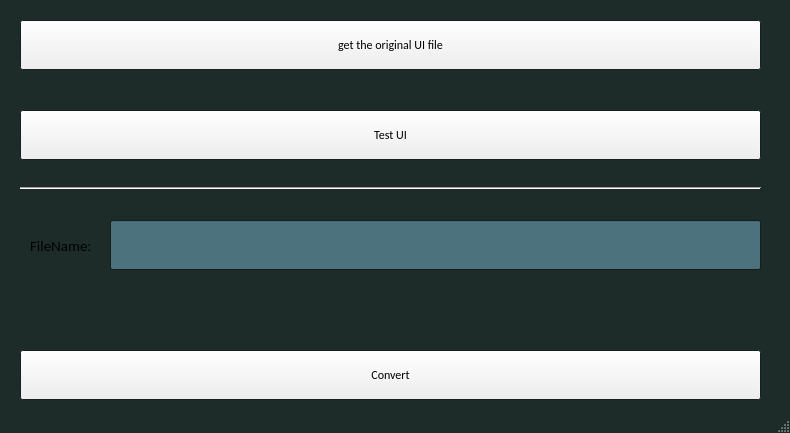
<?xml version="1.0" encoding="UTF-8"?>
<ui version="4.0">
 <class>MainWindow</class>
 <widget class="QMainWindow" name="MainWindow">
  <property name="geometry">
   <rect>
    <x>0</x>
    <y>0</y>
    <width>790</width>
    <height>433</height>
   </rect>
  </property>
  <property name="palette">
   <palette>
    <active>
     <colorrole role="Base">
      <brush brushstyle="SolidPattern">
       <color alpha="255">
        <red>75</red>
        <green>114</green>
        <blue>125</blue>
       </color>
      </brush>
     </colorrole>
     <colorrole role="Window">
      <brush brushstyle="SolidPattern">
       <color alpha="255">
        <red>30</red>
        <green>44</green>
        <blue>41</blue>
       </color>
      </brush>
     </colorrole>
    </active>
    <inactive>
     <colorrole role="Base">
      <brush brushstyle="SolidPattern">
       <color alpha="255">
        <red>75</red>
        <green>114</green>
        <blue>125</blue>
       </color>
      </brush>
     </colorrole>
     <colorrole role="Window">
      <brush brushstyle="SolidPattern">
       <color alpha="255">
        <red>30</red>
        <green>44</green>
        <blue>41</blue>
       </color>
      </brush>
     </colorrole>
    </inactive>
    <disabled>
     <colorrole role="Base">
      <brush brushstyle="SolidPattern">
       <color alpha="255">
        <red>75</red>
        <green>114</green>
        <blue>125</blue>
       </color>
      </brush>
     </colorrole>
     <colorrole role="Window">
      <brush brushstyle="SolidPattern">
       <color alpha="255">
        <red>30</red>
        <green>44</green>
        <blue>41</blue>
       </color>
      </brush>
     </colorrole>
    </disabled>
   </palette>
  </property>
  <property name="font">
   <font>
    <family>Calibri</family>
    <pointsize>11</pointsize>
   </font>
  </property>
  <property name="windowTitle">
   <string>Python Tool</string>
  </property>
  <widget class="QWidget" name="centralwidget">
   <widget class="Line" name="line">
    <property name="geometry">
     <rect>
      <x>20</x>
      <y>180</y>
      <width>741</width>
      <height>16</height>
     </rect>
    </property>
    <property name="font">
     <font>
      <pointsize>9</pointsize>
     </font>
    </property>
    <property name="orientation">
     <enum>Qt::Horizontal</enum>
    </property>
   </widget>
   <widget class="QPushButton" name="pushButton_03">
    <property name="geometry">
     <rect>
      <x>20</x>
      <y>350</y>
      <width>741</width>
      <height>50</height>
     </rect>
    </property>
    <property name="font">
     <font>
      <family>Calibri</family>
      <pointsize>9</pointsize>
     </font>
    </property>
    <property name="text">
     <string>Convert</string>
    </property>
   </widget>
   <widget class="QPushButton" name="pushButton_01">
    <property name="geometry">
     <rect>
      <x>20</x>
      <y>20</y>
      <width>741</width>
      <height>50</height>
     </rect>
    </property>
    <property name="font">
     <font>
      <family>Calibri</family>
      <pointsize>9</pointsize>
     </font>
    </property>
    <property name="text">
     <string>get the original UI file</string>
    </property>
   </widget>
   <widget class="QPushButton" name="pushButton_02">
    <property name="geometry">
     <rect>
      <x>20</x>
      <y>110</y>
      <width>741</width>
      <height>50</height>
     </rect>
    </property>
    <property name="font">
     <font>
      <family>Calibri</family>
      <pointsize>9</pointsize>
     </font>
    </property>
    <property name="text">
     <string>Test UI</string>
    </property>
   </widget>
   <widget class="QLabel" name="label">
    <property name="geometry">
     <rect>
      <x>30</x>
      <y>230</y>
      <width>61</width>
      <height>31</height>
     </rect>
    </property>
    <property name="palette">
     <palette>
      <active>
       <colorrole role="Text">
        <brush brushstyle="SolidPattern">
         <color alpha="255">
          <red>250</red>
          <green>249</green>
          <blue>206</blue>
         </color>
        </brush>
       </colorrole>
      </active>
      <inactive>
       <colorrole role="Text">
        <brush brushstyle="SolidPattern">
         <color alpha="255">
          <red>250</red>
          <green>249</green>
          <blue>206</blue>
         </color>
        </brush>
       </colorrole>
      </inactive>
      <disabled>
       <colorrole role="Text">
        <brush brushstyle="SolidPattern">
         <color alpha="255">
          <red>120</red>
          <green>120</green>
          <blue>120</blue>
         </color>
        </brush>
       </colorrole>
      </disabled>
     </palette>
    </property>
    <property name="text">
     <string>FileName:</string>
    </property>
   </widget>
   <widget class="QLineEdit" name="lineEdit">
    <property name="geometry">
     <rect>
      <x>110</x>
      <y>220</y>
      <width>651</width>
      <height>50</height>
     </rect>
    </property>
   </widget>
  </widget>
  <widget class="QStatusBar" name="statusbar"/>
 </widget>
 <resources/>
 <connections/>
</ui>
